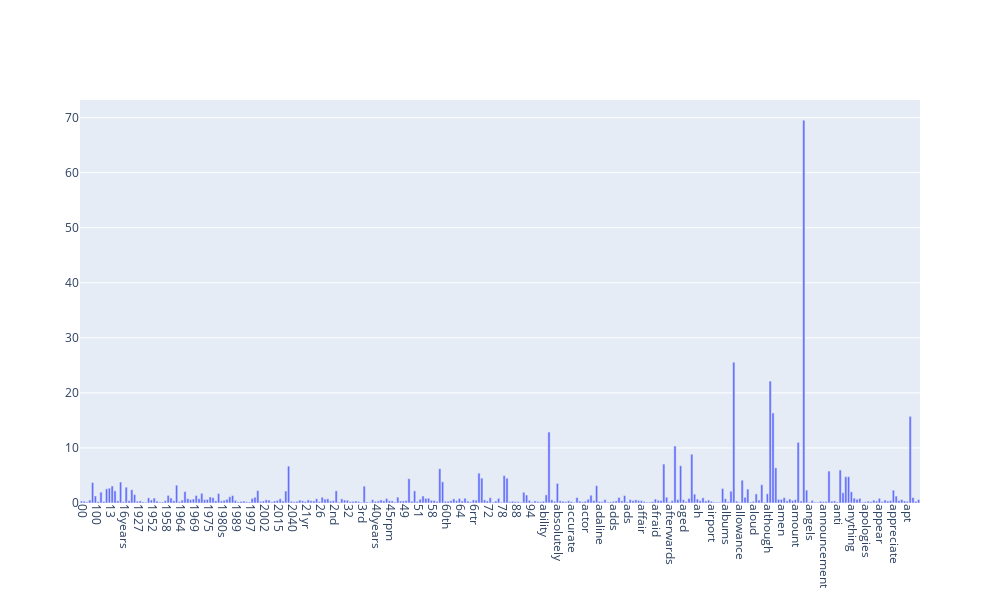

Write notebook code for a chart like this one.
### Markdown cell above
### >>> **Exercise 12 (take home):**
If you want a nicer interactive visualization here, I would encourage you try to install and use plotly to achieve this.

### Code cell
# Answer here
import plotly.graph_objects as py

# Determine x_axis and y_axis
term_list = tfidf_vect.get_feature_names_out()[:300]
freq_list = tfidfrequencies[:300]

# Set the figure 
fig = py.Figure(
    data=[py.Bar(x=term_list, y=freq_list)]
)
# Set the output appearance of figure 
fig.update_layout(
    xaxis_tickangle=90,  # Rotates x-axis labels
    height=600,          # Adjust the height (in px)
    width=1000           # Adjust the width (in px)
)

# Show the plot
fig.show()

### Figure 1 — Plotly figure (JSON) as saved in the notebook; plotly's stock layout.template omitted (floating-point values rounded to 4 significant figures; data arrays with more than 128 entries replaced by an {"elided": "..."} marker saying what was removed)
{"data": [{"type": "bar", "x": {"elided": "300 str values"}, "y": {"elided": "300 float values"}}], "layout": {"height": 600, "width": 1000, "xaxis": {"autorange": true, "range": [-0.5, 299.5], "tickangle": 90, "type": "category"}, "yaxis": {"autorange": true, "range": [0, 73.19], "type": "linear"}}}
